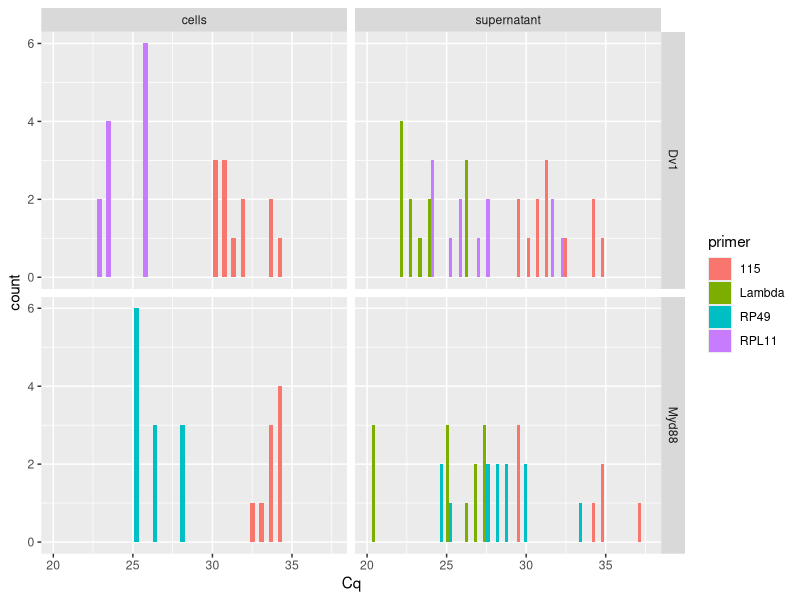
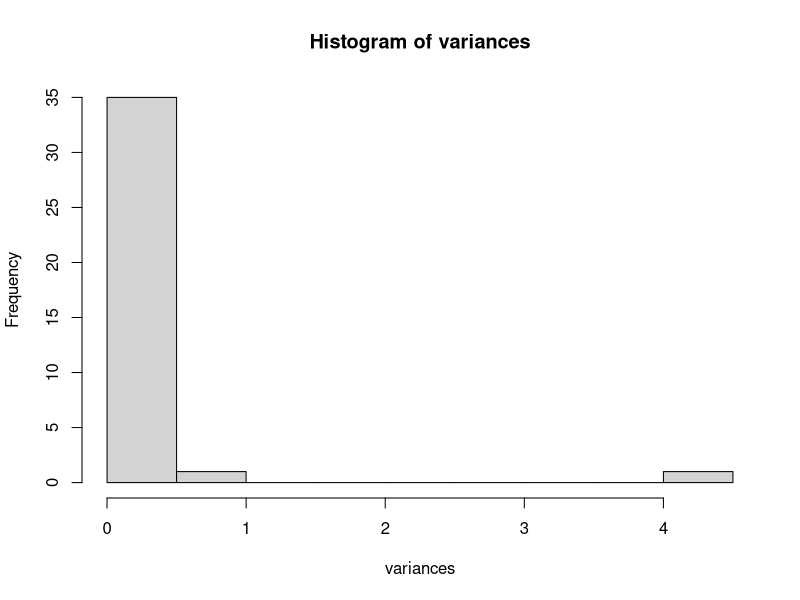
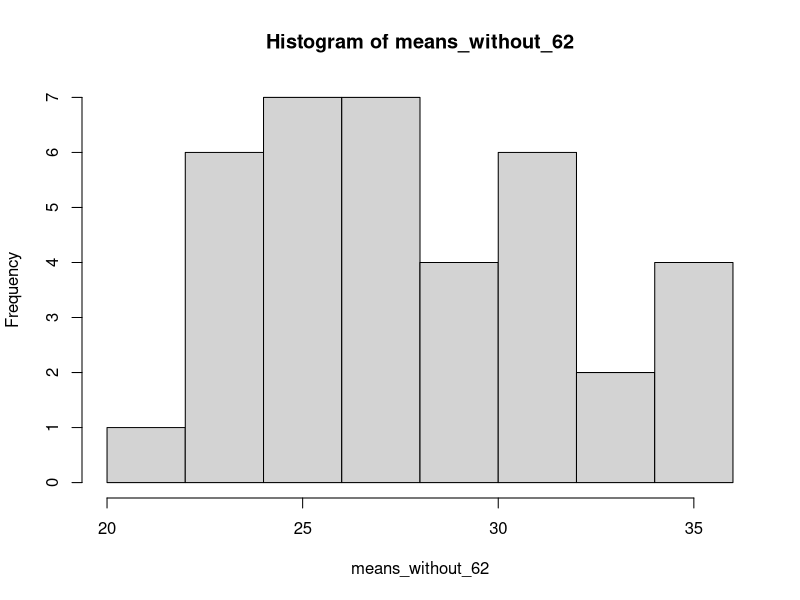
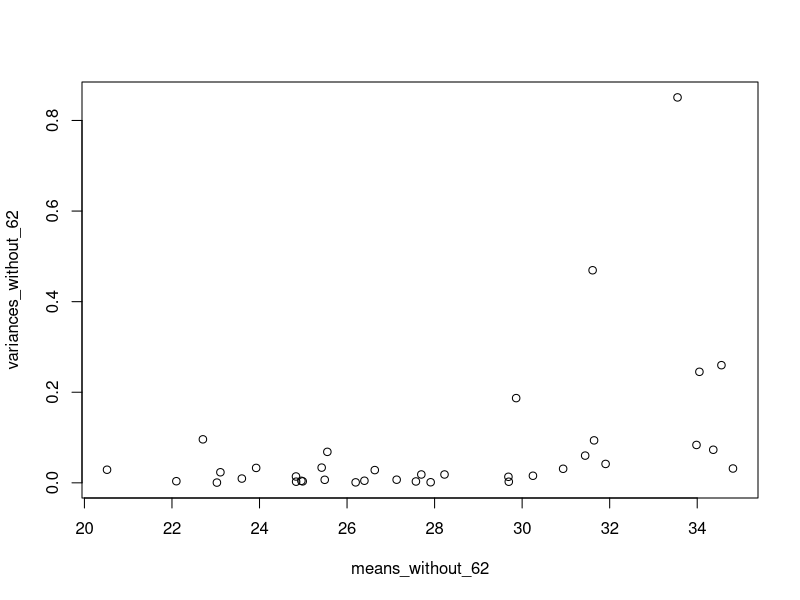

These charts were generated, in order, by the following R code:
## ---- chunk 1
library(ggplot2)
library(dplyr)
library(tidyr)
## ---- chunk 2
Cq_data <- read.csv("qPCR_plan_Myd88_Dv-1_combined_plates.csv")

## ---- chunk 3

ggplot(Cq_data, aes(x= Cq, fill = primer)) + geom_histogram(position = "dodge") + facet_grid(cell_type~sample_type) 

# fill for which primer 
# facet breaks up the graph into different components 
# dodge makes each primer have it's own column per value 

## ---- chunk 4
# make a dummy variable that is just the columns we want, columns 4 through 9
x <- paste(Cq_data$sample_ID, Cq_data$primer, Cq_data$cell_type, Cq_data$sample_type, Cq_data$day, Cq_data$infected.)

# calculate the variances 
# tapply breaks the dataset up into groups and apply a function to each group
# we want each sample_ID/primer/day/sample_type group to have the variance calculated for the Cq value 
# and save this information as a variable 
variances <- tapply(Cq_data$Cq, x, var)

# look at a histogram of the variances 
hist(variances)
# one has really high variance which is not good 

# which variances are above 0.2, which is higher than we want 
variances[which(variances > 0.2)]

## ---- chunk 5
#subset dataframe without row 62
Cq_data_without_62 <- Cq_data[c(1:61, 63:120),]

# make same dummy variable with new dataframe
x <- paste(Cq_data_without_62$sample_ID, Cq_data_without_62$primer, Cq_data_without_62$cell_type, Cq_data_without_62$sample_type, Cq_data_without_62$day, Cq_data_without_62$infected.)

# calculate variances in new dataframe 
variances_without_62 <- tapply(Cq_data_without_62$Cq, x, var)

# How does sample 15 Myd88 RP49 supernatant look now?
variances_without_62[which(variances_without_62 > 0.2)]
# that sample no longer has a worrying variance, good. 

# what are the Cq means for each sample_ID/primer/day/sample_type group?
means_without_62 <- tapply(Cq_data_without_62$Cq, x, mean)

# look at the means with a histogram
hist(means_without_62)

# want to plot the variances versus the means 
plot(variances_without_62~means_without_62)

# looks like the variances only increase to worrying levels with high means. Rob and I talked about this and for all of them except one (which has the lowest worrying variance), there either shouldn't be any detectable virus(not infected) or vely little (day 0). All of these are for the 115 primer. We are thinking that this level of variance is just what "no virus" looks like. So we will keep these for analysis. 

## ---- chunk 6
# what is the variances thing?
class(variances_without_62)
# array

# transform array into df
variances_df <- as.data.frame.table(variances_without_62)
# this gives me a dataframe but the entire first column is all the variables 
# and the second column is the variances which it calls freq (not sure why)
# use dplyr to separate them out into separate columns 

# name all the columns I want 
variances_df_sep <- variances_df %>% separate(Var1, c('sample_ID', 'primer', 'cell_type', 'sample_type', 'day', 'infected'))
# check dataframe 
head(variances_df_sep)
# rename the Freq column to var for variance
names(variances_df_sep)[7] <- "var"
# check dataframe again
head(variances_df_sep)
## ---- chunk 7

# going to transform the means array into a df
means_df <- as.data.frame.table(means_without_62)
# reaname the Freq column to mean
names(means_df)[2] <- "mean"
head(means_df)

# the means and the variances dfs are in the same order which is nice
# now I want to add the mean column to the variances df
means_variances_of_Cq_df <- cbind(variances_df_sep, means = means_df$mean)
# check how it looks
head(means_variances_of_Cq_df)
